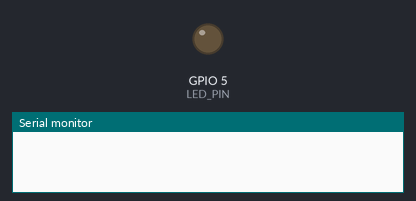
Bench run of a program on a simulated ESP32. On the bench: output pins drawn as LEDs (lit = HIGH), the last lines printed to the serial monitor. Dashed ring = blinking. Random numbers use the default seed unless the program sets one.

Above: at 0.5 s.
At 2.1 s:
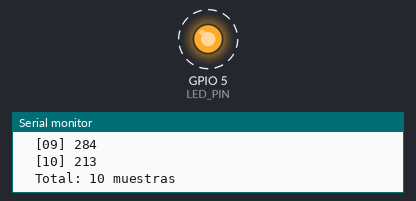
Timing chart, 0 to 3.0 s (numbered marks = the images above):
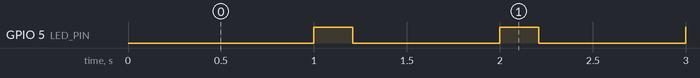

Measured:
- by itself, GPIO 5 (LED_PIN): alternates HIGH for 0.21 s and LOW for 0.79 s

The program:

main.cpp
```cpp
#include <Arduino.h>

#define LED_PIN       5
#define QUEUE_SIZE    20
#define GEN_PERIOD    100    // ms
#define DISP_PERIOD   1000   // ms
#define LED_ON_TIME   200    // ms
static QueueHandle_t xDataQueue = NULL;

void vDataGeneratorTask(void *pvParameters)
{
    int32_t dato;

    while (1)
    {
        dato = (int32_t)random(0, 1001);  // 0–1000

        if (xQueueSend(xDataQueue, &dato, 0) != pdTRUE)
        {
            Serial.println("[WARN] Queue llena - dato descartado");
        }

        vTaskDelay(pdMS_TO_TICKS(GEN_PERIOD));
    }
}
void vUartDisplayTask(void *pvParameters)
{
    int32_t dato;
    TickType_t xLastWakeTime = xTaskGetTickCount();

    while (1)
    {
        vTaskDelayUntil(&xLastWakeTime, pdMS_TO_TICKS(DISP_PERIOD));

        /* Encender LED */
        digitalWrite(LED_PIN, HIGH);

        /* Vaciar queue e imprimir */
        int count = 0;
        Serial.println("Muestras del último segundo");

        while (xQueueReceive(xDataQueue, &dato, 0) == pdTRUE)
        {
            Serial.printf("  [%02d] %d\n", count + 1, (int)dato);
            count++;
        }

        Serial.printf("  Total: %d muestras\n\n", count);

        /* Apagar LED tras 200 ms */
        vTaskDelay(pdMS_TO_TICKS(LED_ON_TIME));
        digitalWrite(LED_PIN, LOW);
    }
}

void setup()
{
    Serial.begin(115200);
    pinMode(LED_PIN, OUTPUT);
    digitalWrite(LED_PIN, LOW);

    /* Crear queue */
    xDataQueue = xQueueCreate(QUEUE_SIZE, sizeof(int32_t));
    if (xDataQueue == NULL)
    {
        Serial.println("[ERROR] No se pudo crear la queue");
        while (1); // detener ejecución
    }

    /* Crear tareas, una por núcleo */
    xTaskCreatePinnedToCore(
        vDataGeneratorTask,
        "DataGen",
        2048,
        NULL,
        1,      // prioridad
        NULL,
        0       // Core 0
    );

    xTaskCreatePinnedToCore(
        vUartDisplayTask,
        "UartDisp",
        4096,
        NULL,
        4,      // prioridad
        NULL,
        1       // Core 1
    );
}

void loop()
{
}
```
